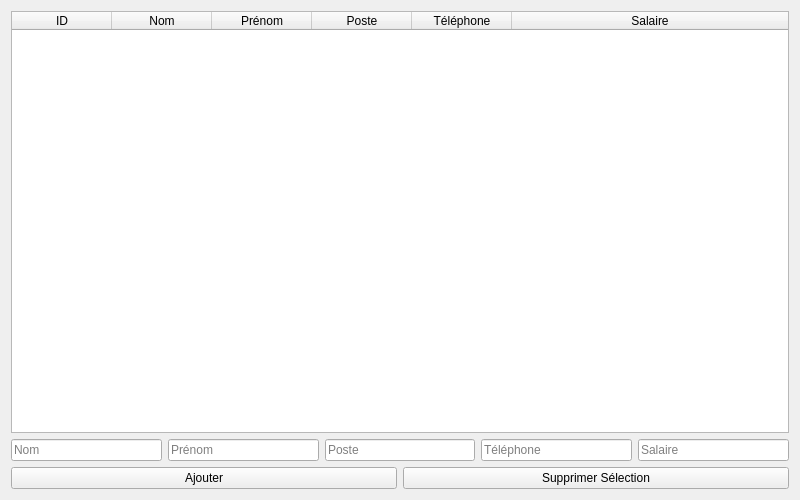
<?xml version="1.0" encoding="UTF-8"?>
<ui version="4.0">
 <class>EmployeView</class> <!-- CORRECTION ICI -->
 <widget class="QWidget" name="EmployeView">
  <property name="geometry">
   <rect>
    <x>0</x>
    <y>0</y>
    <width>800</width>
    <height>500</height>
   </rect>
  </property>
  <property name="windowTitle">
   <string>Gestion des Employés</string>
  </property>
  <layout class="QVBoxLayout" name="verticalLayout">
   <item>
    <widget class="QTableWidget" name="tableEmployes">
     <property name="selectionBehavior">
      <enum>QAbstractItemView::SelectRows</enum>
     </property>
     <property name="selectionMode">
      <enum>QAbstractItemView::SingleSelection</enum>
     </property>
     <attribute name="horizontalHeaderStretchLastSection">
      <bool>true</bool>
     </attribute>
     <column>
      <property name="text">
       <string>ID</string>
      </property>
     </column>
     <column>
      <property name="text">
       <string>Nom</string>
      </property>
     </column>
     <column>
      <property name="text">
       <string>Prénom</string>
      </property>
     </column>
     <column>
      <property name="text">
       <string>Poste</string>
      </property>
     </column>
     <column>
      <property name="text">
       <string>Téléphone</string>
      </property>
     </column>
     <column>
      <property name="text">
       <string>Salaire</string>
      </property>
     </column>
    </widget>
   </item>
   <item>
    <layout class="QHBoxLayout" name="formLayout">
     <item>
      <widget class="QLineEdit" name="inputNom">
       <property name="placeholderText">
        <string>Nom</string>
       </property>
      </widget>
     </item>
     <item>
      <widget class="QLineEdit" name="inputPrenom">
       <property name="placeholderText">
        <string>Prénom</string>
       </property>
      </widget>
     </item>
     <item>
      <widget class="QLineEdit" name="inputPoste">
       <property name="placeholderText">
        <string>Poste</string>
       </property>
      </widget>
     </item>
     <item>
      <widget class="QLineEdit" name="inputTel">
       <property name="placeholderText">
        <string>Téléphone</string>
       </property>
      </widget>
     </item>
     <item>
      <widget class="QLineEdit" name="inputSalaire">
       <property name="placeholderText">
        <string>Salaire</string>
       </property>
      </widget>
     </item>
    </layout>
   </item>
   <item>
    <layout class="QHBoxLayout" name="btnLayout">
     <item>
      <widget class="QPushButton" name="btnAjouter">
       <property name="text">
        <string>Ajouter</string>
       </property>
      </widget>
     </item>
     <item>
      <widget class="QPushButton" name="btnSupprimer">
       <property name="text">
        <string>Supprimer Sélection</string>
       </property>
      </widget>
     </item>
    </layout>
   </item>
  </layout>
 </widget>
 <resources/>
 <connections/>
</ui>
